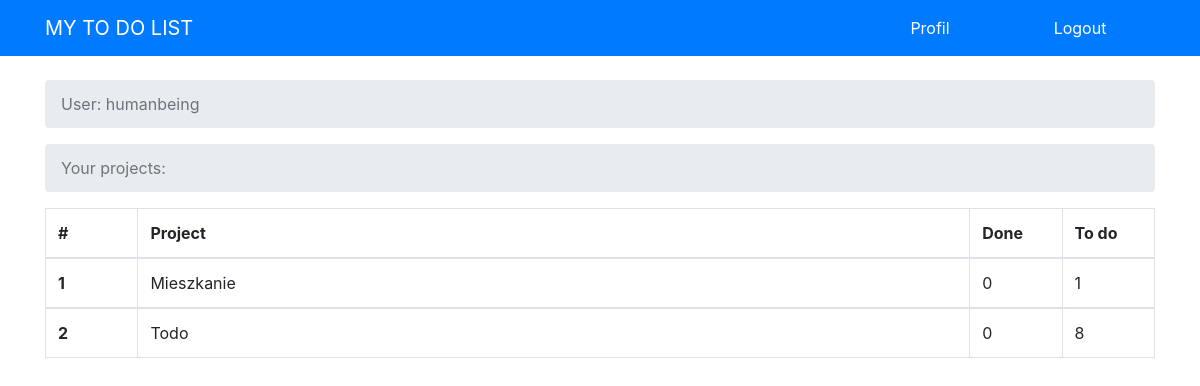
The page /profile/ (signed in) on the database as committed earlier.
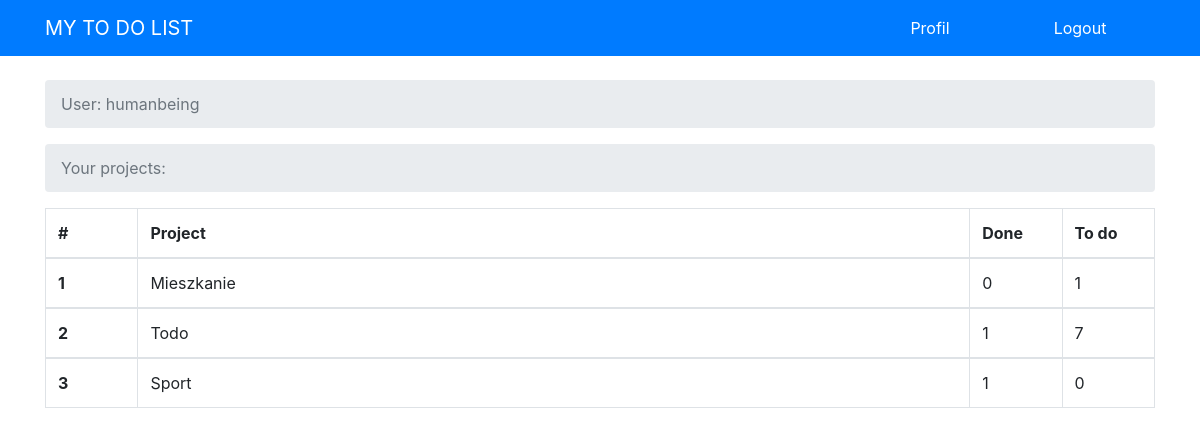
The same page on the database as committed later.
### todo/models.py (models this page shows, shortened)
class Todo(models.Model):
    date_added = models.DateTimeField(default=timezone.now)
    task = models.CharField(max_length=100)
    story = models.CharField(max_length=100, default="-")
    project = models.CharField(max_length=100)
    complete = models.BooleanField(default=False)

### user/views.py (the view)
# urls.py: path('profile/', user_views.profile, name='profile'),
@login_required
def profile(request):
    names = list({task['project'] for task in Todo.objects.all().values()})
    done = [task['project'] for task in Todo.objects.all().values() if task['complete']]
    undone = [task['project'] for task in Todo.objects.all().values() if not task['complete']]
    projects = []
    for name in names:
        projects.append({'names': name, 'done': done.count(name), 'undone': undone.count(name)})
    return render(request, 'user/profile.html', context={'projects': projects})

### user/templates/user/profile.html
{% extends 'todo/layout.html' %}
{% load crispy_forms_tags %}
{% block content %}
    <nav aria-label="breadcrumb">
        <ol class="breadcrumb">
            <li class="breadcrumb-item active" aria-current="page">User: {{ user }}</li>
        </ol>
    </nav>
    <nav aria-label="breadcrumb">
        <ol class="breadcrumb">
            <li class="breadcrumb-item active" aria-current="page">Your projects:</li>
        </ol>
    </nav>
    <table class="table table-hover table-bordered" id="myTable">
        <thead>
            <tr>
                <th scope="col" class="col-1">#</th>
                <th scope="col" class="col-9">Project</th>
                <th scope="col" class="col-1">Done</th>
                <th scope="col" class="col-1">To do</th>
            </tr>
        </thead>
        {% for project in projects %}
        <tbody>
            <tr>
                <th scope="row">{{ forloop.counter }}</th>
                <td>{{ project.names }}</td>
                <td>{{ project.done }}</td>
                <td>{{ project.undone }}</td>
            </tr>
        </tbody>
        {% endfor %}
    </table>
{% endblock content %}

Rows that differ between the two databases and show on the page:
added Todo: names "Sport"
Other text that changed with them:
new list line: "2 1 7"
new list line: "Todo"
new list line: "3 1 0"
list line gone: "2 0 8"
list line gone: "Todo"
